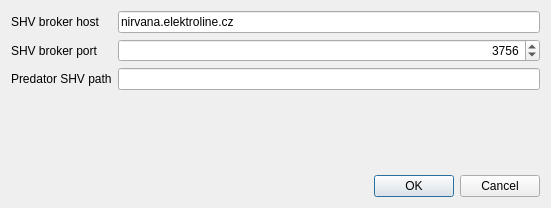
<?xml version="1.0" encoding="UTF-8"?>
<ui version="4.0">
 <class>SettingsDialog</class>
 <widget class="QDialog" name="SettingsDialog">
  <property name="geometry">
   <rect>
    <x>0</x>
    <y>0</y>
    <width>551</width>
    <height>208</height>
   </rect>
  </property>
  <property name="windowTitle">
   <string>Dialog</string>
  </property>
  <layout class="QVBoxLayout" name="verticalLayout">
   <item>
    <layout class="QFormLayout" name="formLayout">
     <item row="2" column="0">
      <widget class="QLabel" name="label_2">
       <property name="text">
        <string>Predator SHV path</string>
       </property>
      </widget>
     </item>
     <item row="0" column="0">
      <widget class="QLabel" name="label_3">
       <property name="text">
        <string>SHV broker host</string>
       </property>
      </widget>
     </item>
     <item row="0" column="1">
      <widget class="QLineEdit" name="shvBrokerHost">
       <property name="text">
        <string>nirvana.elektroline.cz</string>
       </property>
      </widget>
     </item>
     <item row="1" column="0">
      <widget class="QLabel" name="label_4">
       <property name="text">
        <string>SHV broker port</string>
       </property>
      </widget>
     </item>
     <item row="1" column="1">
      <widget class="QSpinBox" name="shvBrokerPort">
       <property name="alignment">
        <set>Qt::AlignRight|Qt::AlignTrailing|Qt::AlignVCenter</set>
       </property>
       <property name="maximum">
        <number>65535</number>
       </property>
       <property name="value">
        <number>3756</number>
       </property>
      </widget>
     </item>
     <item row="2" column="1">
      <widget class="QLineEdit" name="predatorShvPath"/>
     </item>
    </layout>
   </item>
   <item>
    <widget class="QDialogButtonBox" name="buttonBox">
     <property name="orientation">
      <enum>Qt::Horizontal</enum>
     </property>
     <property name="standardButtons">
      <set>QDialogButtonBox::Cancel|QDialogButtonBox::Ok</set>
     </property>
    </widget>
   </item>
  </layout>
 </widget>
 <resources/>
 <connections>
  <connection>
   <sender>buttonBox</sender>
   <signal>accepted()</signal>
   <receiver>SettingsDialog</receiver>
   <slot>accept()</slot>
   <hints>
    <hint type="sourcelabel">
     <x>248</x>
     <y>254</y>
    </hint>
    <hint type="destinationlabel">
     <x>157</x>
     <y>274</y>
    </hint>
   </hints>
  </connection>
  <connection>
   <sender>buttonBox</sender>
   <signal>rejected()</signal>
   <receiver>SettingsDialog</receiver>
   <slot>reject()</slot>
   <hints>
    <hint type="sourcelabel">
     <x>316</x>
     <y>260</y>
    </hint>
    <hint type="destinationlabel">
     <x>286</x>
     <y>274</y>
    </hint>
   </hints>
  </connection>
 </connections>
</ui>
